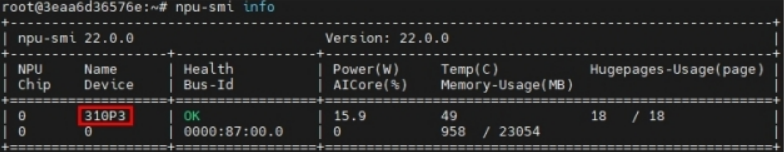
#> input picture image.png, 784 x 152 px, given as the content of the folder ./datasets/icdar2015/test_images, which was not available
$ python db_preprocess.py
#> lines starting #> are read from the running program, lines starting #| are printed output that depends on the picture; pictures that were not available may be replaced by others from this repository, and a replacement may not be noted
# Copyright 2021 Huawei Technologies Co., Ltd
#
# Licensed under the Apache License, Version 2.0 (the "License");
# you may not use this file except in compliance with the License.
# You may obtain a copy of the License at
#
#     http://www.apache.org/licenses/LICENSE-2.0
#
# Unless required by applicable law or agreed to in writing, software
# distributed under the License is distributed on an "AS IS" BASIS,
# WITHOUT WARRANTIES OR CONDITIONS OF ANY KIND, either express or implied.
# See the License for the specific language governing permissions and
# limitations under the License.

import os
import argparse
import math
import multiprocessing
import numpy as np
import cv2

def gen_input_bin(file_batches, batch):
    i = 0
    for file in file_batches[batch]:
        i = i + 1
        print("batch", batch, file, "===", i)

        image = cv2.imread(os.path.join(flags.image_src_path, file), cv2.IMREAD_COLOR).astype('float32')
        h, w, c = image.shape
        new_h = math.ceil(h / 2**5) * 2**5
        new_w = math.ceil(w / 2**5) * 2**5
        image = cv2.resize(image, (new_w, new_h))
        image -= np.array([122.67891434, 116.66876762, 104.00698793])
        image = image / 255.
        image = image.transpose(2, 0, 1)
        image = image[np.newaxis, :]
        np.save(os.path.join(flags.npy_file_path, file.split('.')[0] + ".npy"), image)

def preprocess(src_path, save_path):
#> called with src_path = './datasets/icdar2015/test_images', save_path = './input_npy/'
    files = os.listdir(src_path)
    file_batches = [files[i:i + 100] for i in range(0, 5000, 100) if files[i:i + 100] != []]
    thread_pool = multiprocessing.Pool(len(file_batches))
    for batch in range(len(file_batches)):
        thread_pool.apply_async(gen_input_bin, args=(file_batches, batch))
#> this loop made 1 pass
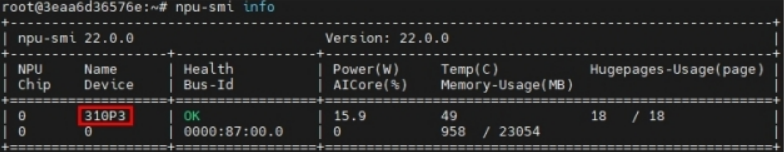
#> input picture image.png, 784 x 152 px, given as the content of the folder ./datasets/icdar2015/test_images, which was not available
#> pass 1, in gen_input_bin, `image = cv2.resize(image, (new_w, new_h))`:
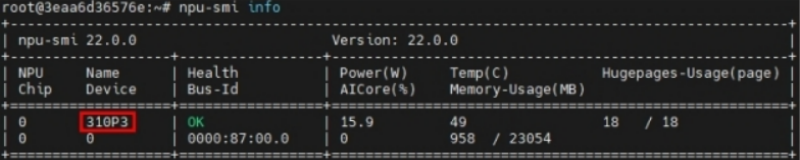
#> image: shape (160, 800, 3) float32; mean B, G, R 41.2, 41.4, 42
#> pass 1, in gen_input_bin, `image -= np.array([122.67891434, 116.66876762, 104.00698793])`:
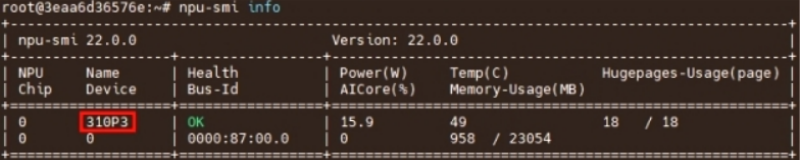
#> image: shape (160, 800, 3) float32; mean B, G, R -81.5, -75.2, -62; drawn with min black and max white
    thread_pool.close()
    thread_pool.join()
    print("in thread, except will not report! please ensure bin files generated.")

if __name__ == '__main__':
    parser = argparse.ArgumentParser(description='preprocess of db pytorch')
    parser.add_argument('--image_src_path', default="./datasets/icdar2015/test_images", help='images of dataset')
    parser.add_argument('--npy_file_path', default="./input_npy/", help='npy data')
    flags = parser.parse_args()
    if not os.path.isdir(flags.npy_file_path):
        os.makedirs(os.path.realpath(flags.npy_file_path))
    preprocess(flags.image_src_path, flags.npy_file_path)
